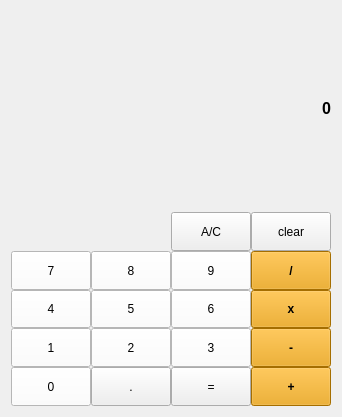
<?xml version="1.0" encoding="UTF-8"?>
<ui version="4.0">
 <class>Widget</class>
 <widget class="QWidget" name="Widget">
  <property name="windowModality">
   <enum>Qt::WindowModal</enum>
  </property>
  <property name="geometry">
   <rect>
    <x>0</x>
    <y>0</y>
    <width>338</width>
    <height>417</height>
   </rect>
  </property>
  <property name="maximumSize">
   <size>
    <width>338</width>
    <height>417</height>
   </size>
  </property>
  <property name="windowTitle">
   <string>Widget</string>
  </property>
  <property name="layoutDirection">
   <enum>Qt::RightToLeft</enum>
  </property>
  <layout class="QGridLayout" name="gridLayout_4">
   <item row="0" column="0">
    <layout class="QVBoxLayout" name="verticalLayout">
     <item>
      <widget class="QLabel" name="label">
       <property name="font">
        <font>
         <pointsize>12</pointsize>
         <weight>75</weight>
         <bold>true</bold>
        </font>
       </property>
       <property name="text">
        <string>&lt;html&gt;&lt;head/&gt;&lt;body&gt;&lt;p align=&quot;right&quot;&gt;&lt;span style=&quot; font-size:12pt;&quot;&gt;0&lt;/span&gt;&lt;/p&gt;&lt;/body&gt;&lt;/html&gt;</string>
       </property>
       <property name="textFormat">
        <enum>Qt::AutoText</enum>
       </property>
       <property name="alignment">
        <set>Qt::AlignRight|Qt::AlignTrailing|Qt::AlignVCenter</set>
       </property>
      </widget>
     </item>
    </layout>
   </item>
   <item row="1" column="0">
    <layout class="QGridLayout" name="gridLayout_2" rowstretch="0,0,0,0,0,0,0" columnstretch="1,0,0,0,0">
     <property name="sizeConstraint">
      <enum>QLayout::SetDefaultConstraint</enum>
     </property>
     <property name="leftMargin">
      <number>0</number>
     </property>
     <property name="topMargin">
      <number>0</number>
     </property>
     <property name="spacing">
      <number>0</number>
     </property>
     <item row="5" column="1">
      <widget class="QPushButton" name="btn3">
       <property name="sizePolicy">
        <sizepolicy hsizetype="Minimum" vsizetype="Minimum">
         <horstretch>0</horstretch>
         <verstretch>0</verstretch>
        </sizepolicy>
       </property>
       <property name="styleSheet">
        <string notr="true">background-color: rgb(255, 255, 255);</string>
       </property>
       <property name="text">
        <string>3</string>
       </property>
      </widget>
     </item>
     <item row="6" column="1">
      <widget class="QPushButton" name="btn_equal">
       <property name="sizePolicy">
        <sizepolicy hsizetype="Minimum" vsizetype="Minimum">
         <horstretch>0</horstretch>
         <verstretch>0</verstretch>
        </sizepolicy>
       </property>
       <property name="text">
        <string>=</string>
       </property>
      </widget>
     </item>
     <item row="4" column="0">
      <widget class="QPushButton" name="btn_mul">
       <property name="sizePolicy">
        <sizepolicy hsizetype="Minimum" vsizetype="Minimum">
         <horstretch>0</horstretch>
         <verstretch>0</verstretch>
        </sizepolicy>
       </property>
       <property name="font">
        <font>
         <weight>75</weight>
         <bold>true</bold>
        </font>
       </property>
       <property name="styleSheet">
        <string notr="true">background-color: rgb(231, 154, 0);
selection-color: rgb(255, 255, 255);</string>
       </property>
       <property name="text">
        <string>x</string>
       </property>
      </widget>
     </item>
     <item row="5" column="0">
      <widget class="QPushButton" name="btn_sub">
       <property name="sizePolicy">
        <sizepolicy hsizetype="Minimum" vsizetype="Minimum">
         <horstretch>0</horstretch>
         <verstretch>0</verstretch>
        </sizepolicy>
       </property>
       <property name="font">
        <font>
         <weight>75</weight>
         <bold>true</bold>
        </font>
       </property>
       <property name="styleSheet">
        <string notr="true">background-color: rgb(231, 154, 0);
selection-color: rgb(255, 255, 255);</string>
       </property>
       <property name="text">
        <string>-</string>
       </property>
      </widget>
     </item>
     <item row="4" column="4">
      <widget class="QPushButton" name="btn4">
       <property name="sizePolicy">
        <sizepolicy hsizetype="Minimum" vsizetype="Minimum">
         <horstretch>0</horstretch>
         <verstretch>0</verstretch>
        </sizepolicy>
       </property>
       <property name="styleSheet">
        <string notr="true">background-color: rgb(255, 255, 255);</string>
       </property>
       <property name="text">
        <string>4</string>
       </property>
      </widget>
     </item>
     <item row="5" column="3">
      <widget class="QPushButton" name="btn2">
       <property name="sizePolicy">
        <sizepolicy hsizetype="Minimum" vsizetype="Minimum">
         <horstretch>0</horstretch>
         <verstretch>0</verstretch>
        </sizepolicy>
       </property>
       <property name="styleSheet">
        <string notr="true">background-color: rgb(255, 255, 255);</string>
       </property>
       <property name="text">
        <string>2</string>
       </property>
      </widget>
     </item>
     <item row="4" column="3">
      <widget class="QPushButton" name="btn5">
       <property name="sizePolicy">
        <sizepolicy hsizetype="Minimum" vsizetype="Minimum">
         <horstretch>0</horstretch>
         <verstretch>0</verstretch>
        </sizepolicy>
       </property>
       <property name="styleSheet">
        <string notr="true">background-color: rgb(255, 255, 255);</string>
       </property>
       <property name="text">
        <string>5</string>
       </property>
      </widget>
     </item>
     <item row="2" column="0">
      <widget class="QPushButton" name="btn_div">
       <property name="sizePolicy">
        <sizepolicy hsizetype="Minimum" vsizetype="Preferred">
         <horstretch>0</horstretch>
         <verstretch>0</verstretch>
        </sizepolicy>
       </property>
       <property name="font">
        <font>
         <weight>75</weight>
         <bold>true</bold>
        </font>
       </property>
       <property name="styleSheet">
        <string notr="true">background-color: rgb(231, 154, 0);
selection-color: rgb(255, 255, 255);</string>
       </property>
       <property name="text">
        <string>/</string>
       </property>
      </widget>
     </item>
     <item row="4" column="1">
      <widget class="QPushButton" name="btn6">
       <property name="sizePolicy">
        <sizepolicy hsizetype="Minimum" vsizetype="Minimum">
         <horstretch>0</horstretch>
         <verstretch>0</verstretch>
        </sizepolicy>
       </property>
       <property name="styleSheet">
        <string notr="true">background-color: rgb(255, 255, 255);</string>
       </property>
       <property name="text">
        <string>6</string>
       </property>
      </widget>
     </item>
     <item row="6" column="4">
      <widget class="QPushButton" name="btn0">
       <property name="sizePolicy">
        <sizepolicy hsizetype="Minimum" vsizetype="Minimum">
         <horstretch>0</horstretch>
         <verstretch>0</verstretch>
        </sizepolicy>
       </property>
       <property name="styleSheet">
        <string notr="true">background-color: rgb(255, 255, 255);</string>
       </property>
       <property name="text">
        <string>0</string>
       </property>
      </widget>
     </item>
     <item row="5" column="4">
      <widget class="QPushButton" name="btn1">
       <property name="sizePolicy">
        <sizepolicy hsizetype="Minimum" vsizetype="Minimum">
         <horstretch>0</horstretch>
         <verstretch>0</verstretch>
        </sizepolicy>
       </property>
       <property name="styleSheet">
        <string notr="true">background-color: rgb(255, 255, 255);</string>
       </property>
       <property name="text">
        <string>1</string>
       </property>
      </widget>
     </item>
     <item row="2" column="4">
      <widget class="QPushButton" name="btn7">
       <property name="sizePolicy">
        <sizepolicy hsizetype="Minimum" vsizetype="Preferred">
         <horstretch>0</horstretch>
         <verstretch>0</verstretch>
        </sizepolicy>
       </property>
       <property name="styleSheet">
        <string notr="true">background-color: rgb(255, 255, 255);</string>
       </property>
       <property name="text">
        <string>7</string>
       </property>
      </widget>
     </item>
     <item row="6" column="3">
      <widget class="QPushButton" name="btn_decimal">
       <property name="sizePolicy">
        <sizepolicy hsizetype="Minimum" vsizetype="Minimum">
         <horstretch>0</horstretch>
         <verstretch>0</verstretch>
        </sizepolicy>
       </property>
       <property name="text">
        <string>.</string>
       </property>
      </widget>
     </item>
     <item row="2" column="1">
      <widget class="QPushButton" name="btn9">
       <property name="sizePolicy">
        <sizepolicy hsizetype="Minimum" vsizetype="Preferred">
         <horstretch>0</horstretch>
         <verstretch>0</verstretch>
        </sizepolicy>
       </property>
       <property name="styleSheet">
        <string notr="true">background-color: rgb(255, 255, 255);</string>
       </property>
       <property name="text">
        <string>9</string>
       </property>
      </widget>
     </item>
     <item row="2" column="3">
      <widget class="QPushButton" name="btn8">
       <property name="sizePolicy">
        <sizepolicy hsizetype="Minimum" vsizetype="Preferred">
         <horstretch>0</horstretch>
         <verstretch>0</verstretch>
        </sizepolicy>
       </property>
       <property name="styleSheet">
        <string notr="true">background-color: rgb(255, 255, 255);</string>
       </property>
       <property name="text">
        <string>8</string>
       </property>
      </widget>
     </item>
     <item row="6" column="0">
      <widget class="QPushButton" name="btn_add">
       <property name="sizePolicy">
        <sizepolicy hsizetype="Minimum" vsizetype="Minimum">
         <horstretch>0</horstretch>
         <verstretch>0</verstretch>
        </sizepolicy>
       </property>
       <property name="font">
        <font>
         <weight>75</weight>
         <bold>true</bold>
        </font>
       </property>
       <property name="styleSheet">
        <string notr="true">background-color: rgb(231, 154, 0);
selection-color: rgb(255, 255, 255);</string>
       </property>
       <property name="text">
        <string>+</string>
       </property>
      </widget>
     </item>
     <item row="1" column="0">
      <widget class="QPushButton" name="btn_clear">
       <property name="sizePolicy">
        <sizepolicy hsizetype="Minimum" vsizetype="Minimum">
         <horstretch>0</horstretch>
         <verstretch>0</verstretch>
        </sizepolicy>
       </property>
       <property name="text">
        <string>clear</string>
       </property>
      </widget>
     </item>
     <item row="1" column="1">
      <widget class="QPushButton" name="btn_Ac">
       <property name="sizePolicy">
        <sizepolicy hsizetype="Minimum" vsizetype="Minimum">
         <horstretch>0</horstretch>
         <verstretch>0</verstretch>
        </sizepolicy>
       </property>
       <property name="text">
        <string>A/C</string>
       </property>
       <property name="shortcut">
        <string>Del</string>
       </property>
      </widget>
     </item>
    </layout>
   </item>
  </layout>
 </widget>
 <resources/>
 <connections/>
</ui>
